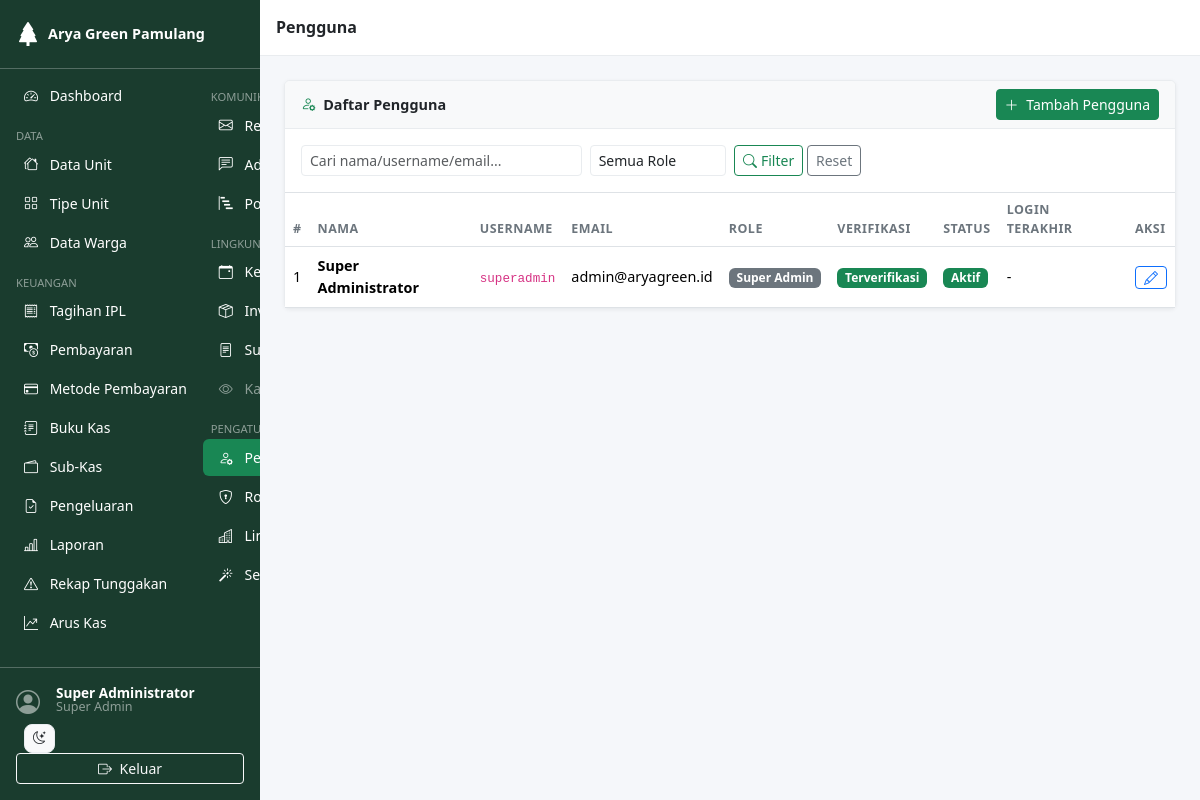
/pages/users/index.php (signed in), run on an earlier commit of the app's database.
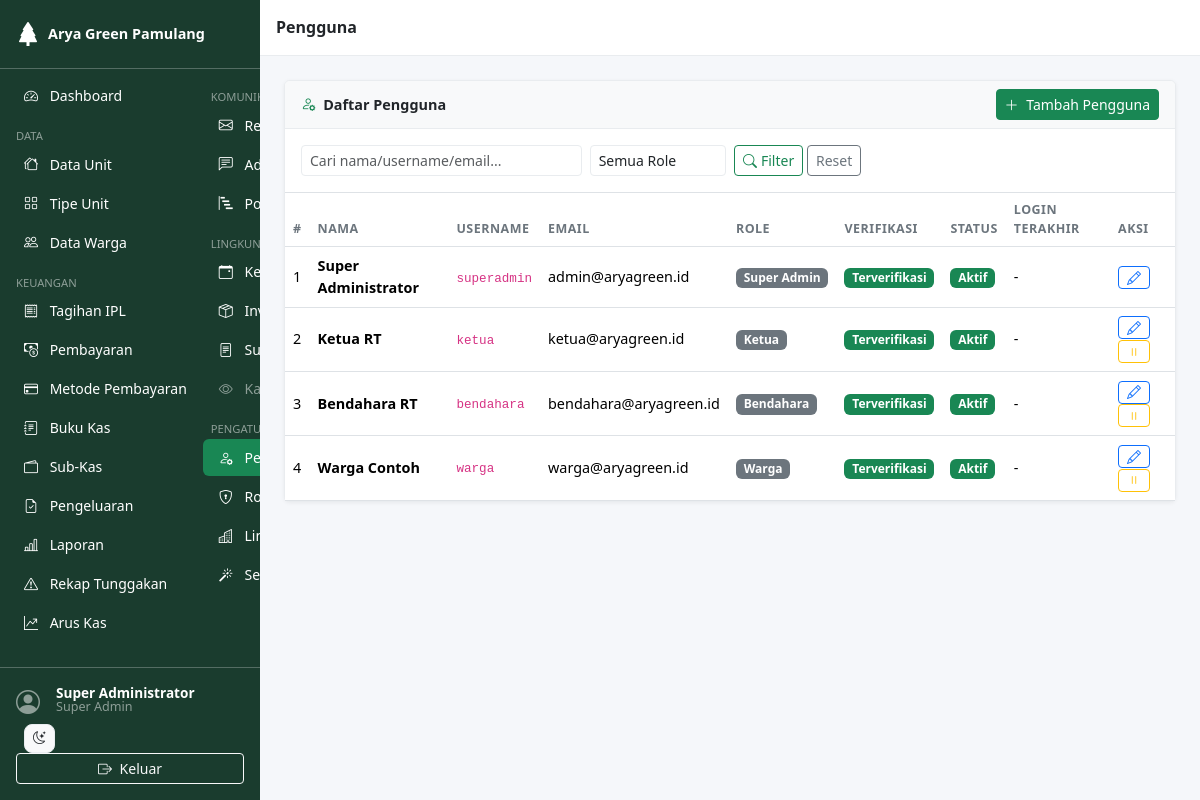
And on a later commit of the database.
### tables this page shows
CREATE TABLE `users` (
  `id`                 INT UNSIGNED AUTO_INCREMENT PRIMARY KEY,
  `role_id`            INT UNSIGNED NOT NULL DEFAULT 4,
  `name`               VARCHAR(150) NOT NULL,
  `username`           VARCHAR(80)  NOT NULL UNIQUE,
  `email`              VARCHAR(150) NOT NULL UNIQUE,
  `password`           VARCHAR(255) NOT NULL,
  `email_verified_at`  DATETIME     DEFAULT NULL,
  `verification_token` VARCHAR(100) DEFAULT NULL,
  `reset_token`        VARCHAR(100) DEFAULT NULL,
  `reset_token_expires`DATETIME     DEFAULT NULL,
  `is_active`          TINYINT(1)   NOT NULL DEFAULT 1,
  `last_login`         DATETIME     DEFAULT NULL,
  `created_at`         TIMESTAMP    DEFAULT CURRENT_TIMESTAMP,
  `updated_at`         TIMESTAMP    DEFAULT CURRENT_TIMESTAMP ON UPDATE CURRENT_TIMESTAMP,
  FOREIGN KEY (`role_id`) REFERENCES `roles`(`id`) ON UPDATE CASCADE
);

CREATE TABLE `roles` (
  `id`         INT UNSIGNED AUTO_INCREMENT PRIMARY KEY,
  `name`       VARCHAR(50) NOT NULL UNIQUE,
  `label`      VARCHAR(100) NOT NULL,
  `created_at` TIMESTAMP DEFAULT CURRENT_TIMESTAMP
);

### includes/auth.php (called while the page is built, shortened)
<?php
require_once __DIR__ . '/functions.php';
function auth_user(): array {
    return $_SESSION['auth_user'] ?? [];
}
function auth_id(): int {
    return (int)($_SESSION['user_id'] ?? 0);
}
function can(string $permission): bool {
    return in_array($permission, $_SESSION['permissions'] ?? [], true);
}

### includes/functions.php (called while the page is built, shortened)
<?php
function e(mixed $v): string {
    return htmlspecialchars((string)$v, ENT_QUOTES | ENT_SUBSTITUTE, 'UTF-8');
}
function paginate(int $total, int $per_page, int $current): array {
    $total_pages = (int)ceil($total / $per_page);
    $offset      = ($current - 1) * $per_page;
    return [
        'total'       => $total,
        'per_page'    => $per_page,
        'current'     => $current,
        'total_pages' => $total_pages,
        'offset'      => max(0, $offset),
    ];
}

### pages/users/index.php (the view, shortened to what the rows shown need)
<?php
require_once __DIR__ . '/../../includes/auth.php';
require_once __DIR__ . '/../../includes/functions.php';
$db = db();
$page   = max(1,(int)($_GET['page'] ?? 1));
$per    = 15;
$where  = ['1=1'];
$params = [];
$types  = '';
$wsql = implode(' AND ', $where);
$cnt = $db->prepare("SELECT COUNT(*) FROM users u WHERE {$wsql}");
$cnt->execute();
$total = $cnt->get_result()->fetch_row()[0];
$pag   = paginate($total, $per, $page);
$stmt = $db->prepare(
    "SELECT u.*, r.label AS role_label FROM users u
     JOIN roles r ON r.id=u.role_id
     WHERE {$wsql} ORDER BY u.created_at DESC LIMIT ? OFFSET ?"
);
$fp = array_merge($params, [$per, $pag['offset']]);
$stmt->bind_param($types.'ii', ...$fp);
$stmt->execute();
$users = $stmt->get_result()->fetch_all(MYSQLI_ASSOC);
include __DIR__ . '/../../includes/header.php';
include __DIR__ . '/../../includes/sidebar.php';
?>
<div class="content-wrapper">
  <div class="main-content">
    <div class="card">
      <div class="card-body p-0">
        <div class="table-responsive">
          <table class="table table-hover mb-0">
            <thead><tr>
              <th>#</th><th>Nama</th><th>Username</th><th>Email</th>
              <th>Role</th><th>Verifikasi</th><th>Status</th><th>Login Terakhir</th><th>Aksi</th>
            </tr></thead>
            <tbody>
            <?php if (empty($users)): ?>
              <tr><td colspan="9" class="text-center text-muted py-4">Tidak ada pengguna.</td></tr>
            <?php else: foreach ($users as $i => $u): ?>
              <tr>
                <td><?= $pag['offset']+$i+1 ?></td>
                <td><strong><?= e($u['name']) ?></strong></td>
                <td><code><?= e($u['username']) ?></code></td>
                <td><?= e($u['email']) ?></td>
                <td><span class="badge bg-secondary"><?= e($u['role_label']) ?></span></td>
                <td><?= $u['email_verified_at'] ? '<span class="badge bg-success">Terverifikasi</span>' : '<span class="badge bg-warning text-dark">Belum</span>' ?></td>
                <td><?= $u['is_active'] ? '<span class="badge bg-success">Aktif</span>' : '<span class="badge bg-secondary">Nonaktif</span>' ?></td>
                <td><?= $u['last_login'] ? fmt_date($u['last_login'], 'd M Y H:i') : '-' ?></td>
                <td>
                  <?php if (can('users.edit')): ?>
                    <a href="form.php?id=<?= $u['id'] ?>" class="btn btn-sm btn-outline-primary py-0 px-2"><i class="bi bi-pencil"></i></a>
                  <?php endif; ?>
                  <?php if (can('users.edit') && $u['id'] !== auth_id()): ?>
                    <form method="POST" class="d-inline">
                      <button class="btn btn-sm py-0 px-2 <?= $u['is_active'] ? 'btn-outline-warning' : 'btn-outline-success' ?>"
                              data-confirm="<?= $u['is_active'] ? 'Nonaktifkan' : 'Aktifkan' ?> pengguna ini?">
                        <i class="bi bi-<?= $u['is_active'] ? 'pause' : 'play' ?>"></i>
                      </button>
                    </form>
                  <?php endif; ?>
                </td>
              </tr>
            <?php endforeach; endif; ?>
            </tbody>
          </table>
        </div>
      </div>
    </div>
  </div>
<?php include __DIR__ . '/../../includes/footer.php'; ?>

### includes/sidebar.php (shortened to what the rows shown need)
<nav id="sidebar" class="sidebar d-flex flex-column flex-shrink-0 p-0">
  <div class="p-3">
    <div class="d-flex align-items-center mb-2">
      <div class="text-white lh-1">
        <div class="fw-semibold" style="font-size:.85rem"><?= e($current_user['name'] ?? '') ?></div>
        <small class="text-white-50"><?= e(ucwords(str_replace('_',' ', $current_user['role'] ?? ''))) ?></small>
      </div>
    </div>
  </div>
</nav>

What changed in the data, as far as the page shows it:
added users: offset "2", name "Ketua RT", username "ketua", email "ketua@aryagreen.id", role.label "Ketua", shows "Terverifikasi", is_active "Aktif"
added users: offset "3", name "Bendahara RT", username "bendahara", email "bendahara@aryagreen.id", role.label "Bendahara", shows "Terverifikasi", is_active "Aktif"
added users: offset "4", name "Warga Contoh", username "warga", email "warga@aryagreen.id", role.label "Warga", shows "Terverifikasi", is_active "Aktif"
